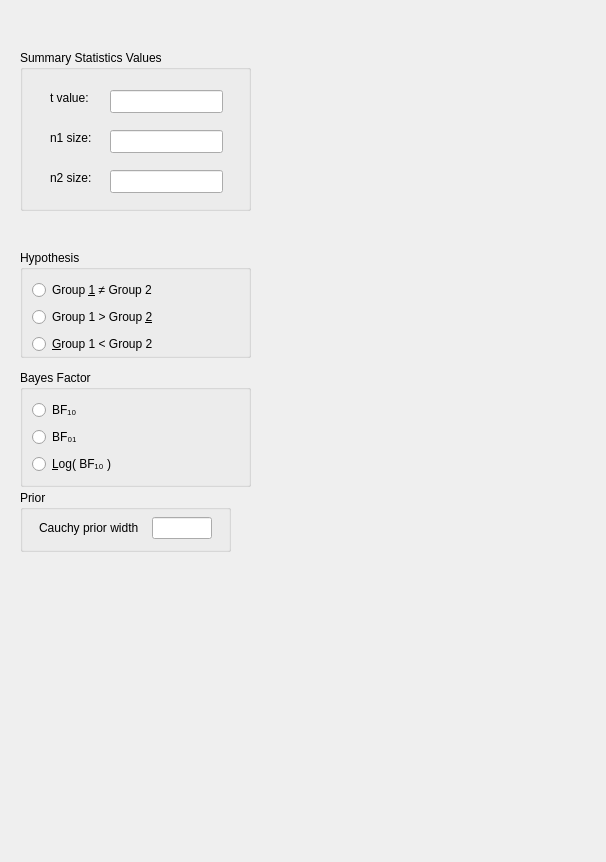
<?xml version="1.0" encoding="UTF-8"?>
<ui version="4.0">
 <class>BFFromTForm</class>
 <widget class="QWidget" name="BFFromTForm">
  <property name="geometry">
   <rect>
    <x>0</x>
    <y>0</y>
    <width>606</width>
    <height>862</height>
   </rect>
  </property>
  <property name="minimumSize">
   <size>
    <width>400</width>
    <height>0</height>
   </size>
  </property>
  <property name="windowTitle">
   <string>Form</string>
  </property>
  <widget class="BoundGroupBox" name="groupBox">
   <property name="geometry">
    <rect>
     <x>20</x>
     <y>50</y>
     <width>231</width>
     <height>161</height>
    </rect>
   </property>
   <property name="title">
    <string>Summary Statistics Values</string>
   </property>
   <widget class="BoundTextBox" name="tStatistic">
    <property name="geometry">
     <rect>
      <x>90</x>
      <y>40</y>
      <width>113</width>
      <height>23</height>
     </rect>
    </property>
   </widget>
   <widget class="BoundTextBox" name="n1Size">
    <property name="geometry">
     <rect>
      <x>90</x>
      <y>80</y>
      <width>113</width>
      <height>23</height>
     </rect>
    </property>
   </widget>
   <widget class="QLabel" name="label">
    <property name="geometry">
     <rect>
      <x>30</x>
      <y>40</y>
      <width>59</width>
      <height>15</height>
     </rect>
    </property>
    <property name="text">
     <string>t value:</string>
    </property>
   </widget>
   <widget class="QLabel" name="label_2">
    <property name="geometry">
     <rect>
      <x>30</x>
      <y>80</y>
      <width>59</width>
      <height>15</height>
     </rect>
    </property>
    <property name="text">
     <string>n1 size:</string>
    </property>
   </widget>
   <widget class="QLabel" name="label_3">
    <property name="geometry">
     <rect>
      <x>30</x>
      <y>120</y>
      <width>59</width>
      <height>15</height>
     </rect>
    </property>
    <property name="text">
     <string>n2 size:</string>
    </property>
   </widget>
   <widget class="BoundTextBox" name="n2Size">
    <property name="geometry">
     <rect>
      <x>90</x>
      <y>120</y>
      <width>113</width>
      <height>23</height>
     </rect>
    </property>
   </widget>
  </widget>
  <widget class="QWidget" name="widget" native="true">
   <property name="geometry">
    <rect>
     <x>20</x>
     <y>250</y>
     <width>231</width>
     <height>341</height>
    </rect>
   </property>
   <widget class="BoundGroupBox" name="hypothesis">
    <property name="geometry">
     <rect>
      <x>0</x>
      <y>0</y>
      <width>231</width>
      <height>108</height>
     </rect>
    </property>
    <property name="title">
     <string>Hypothesis</string>
    </property>
    <property name="flat">
     <bool>true</bool>
    </property>
    <layout class="QGridLayout" name="gridLayout_9">
     <property name="bottomMargin">
      <number>0</number>
     </property>
     <item row="2" column="0">
      <widget class="QRadioButton" name="_3OneTailedLessThan">
       <property name="sizePolicy">
        <sizepolicy hsizetype="Fixed" vsizetype="Fixed">
         <horstretch>0</horstretch>
         <verstretch>0</verstretch>
        </sizepolicy>
       </property>
       <property name="text">
        <string>&amp;Group 1 &lt; Group 2</string>
       </property>
      </widget>
     </item>
     <item row="1" column="0">
      <widget class="QRadioButton" name="_2OneTailedGreaterThan">
       <property name="sizePolicy">
        <sizepolicy hsizetype="Fixed" vsizetype="Fixed">
         <horstretch>0</horstretch>
         <verstretch>0</verstretch>
        </sizepolicy>
       </property>
       <property name="text">
        <string>Group 1 &gt; Group &amp;2</string>
       </property>
      </widget>
     </item>
     <item row="1" column="1">
      <spacer name="horizontalSpacer">
       <property name="orientation">
        <enum>Qt::Horizontal</enum>
       </property>
       <property name="sizeHint" stdset="0">
        <size>
         <width>40</width>
         <height>20</height>
        </size>
       </property>
      </spacer>
     </item>
     <item row="0" column="0">
      <widget class="QRadioButton" name="_1TwoTailed">
       <property name="sizePolicy">
        <sizepolicy hsizetype="Fixed" vsizetype="Fixed">
         <horstretch>0</horstretch>
         <verstretch>0</verstretch>
        </sizepolicy>
       </property>
       <property name="text">
        <string>Group &amp;1 ≠ Group 2</string>
       </property>
      </widget>
     </item>
    </layout>
   </widget>
   <widget class="BoundGroupBox" name="bayesFactorType">
    <property name="geometry">
     <rect>
      <x>0</x>
      <y>120</y>
      <width>231</width>
      <height>117</height>
     </rect>
    </property>
    <property name="title">
     <string>Bayes Factor</string>
    </property>
    <property name="flat">
     <bool>false</bool>
    </property>
    <layout class="QGridLayout" name="gridLayout_13">
     <item row="0" column="0">
      <widget class="QRadioButton" name="BF10">
       <property name="sizePolicy">
        <sizepolicy hsizetype="Fixed" vsizetype="Fixed">
         <horstretch>0</horstretch>
         <verstretch>0</verstretch>
        </sizepolicy>
       </property>
       <property name="text">
        <string>BF₁₀</string>
       </property>
      </widget>
     </item>
     <item row="1" column="0">
      <widget class="QRadioButton" name="BF01">
       <property name="sizePolicy">
        <sizepolicy hsizetype="Fixed" vsizetype="Fixed">
         <horstretch>0</horstretch>
         <verstretch>0</verstretch>
        </sizepolicy>
       </property>
       <property name="text">
        <string>BF₀₁</string>
       </property>
      </widget>
     </item>
     <item row="2" column="0">
      <widget class="QRadioButton" name="logBF">
       <property name="sizePolicy">
        <sizepolicy hsizetype="Fixed" vsizetype="Fixed">
         <horstretch>0</horstretch>
         <verstretch>0</verstretch>
        </sizepolicy>
       </property>
       <property name="text">
        <string>&amp;Log( BF₁₀ )</string>
       </property>
      </widget>
     </item>
     <item row="1" column="1">
      <spacer name="horizontalSpacer_3">
       <property name="orientation">
        <enum>Qt::Horizontal</enum>
       </property>
       <property name="sizeHint" stdset="0">
        <size>
         <width>40</width>
         <height>20</height>
        </size>
       </property>
      </spacer>
     </item>
    </layout>
   </widget>
   <widget class="GroupBox" name="groupBox_2">
    <property name="geometry">
     <rect>
      <x>0</x>
      <y>240</y>
      <width>211</width>
      <height>62</height>
     </rect>
    </property>
    <property name="title">
     <string>Prior</string>
    </property>
    <layout class="QGridLayout" name="gridLayout_11">
     <property name="topMargin">
      <number>6</number>
     </property>
     <item row="0" column="2">
      <widget class="BoundTextBox" name="priorWidth">
       <property name="sizePolicy">
        <sizepolicy hsizetype="Fixed" vsizetype="Preferred">
         <horstretch>0</horstretch>
         <verstretch>0</verstretch>
        </sizepolicy>
       </property>
       <property name="minimumSize">
        <size>
         <width>60</width>
         <height>0</height>
        </size>
       </property>
       <property name="maximumSize">
        <size>
         <width>60</width>
         <height>16777215</height>
        </size>
       </property>
      </widget>
     </item>
     <item row="0" column="1">
      <widget class="QLabel" name="label_4">
       <property name="sizePolicy">
        <sizepolicy hsizetype="Fixed" vsizetype="Fixed">
         <horstretch>0</horstretch>
         <verstretch>0</verstretch>
        </sizepolicy>
       </property>
       <property name="text">
        <string>Cauchy prior width</string>
       </property>
      </widget>
     </item>
    </layout>
   </widget>
  </widget>
 </widget>
 <customwidgets>
  <customwidget>
   <class>GroupBox</class>
   <extends>QGroupBox</extends>
   <header>widgets/groupbox.h</header>
   <container>1</container>
  </customwidget>
  <customwidget>
   <class>BoundTextBox</class>
   <extends>QLineEdit</extends>
   <header>widgets/boundtextbox.h</header>
  </customwidget>
  <customwidget>
   <class>BoundGroupBox</class>
   <extends>QGroupBox</extends>
   <header>widgets/boundgroupbox.h</header>
   <container>1</container>
  </customwidget>
 </customwidgets>
 <resources/>
 <connections/>
</ui>
